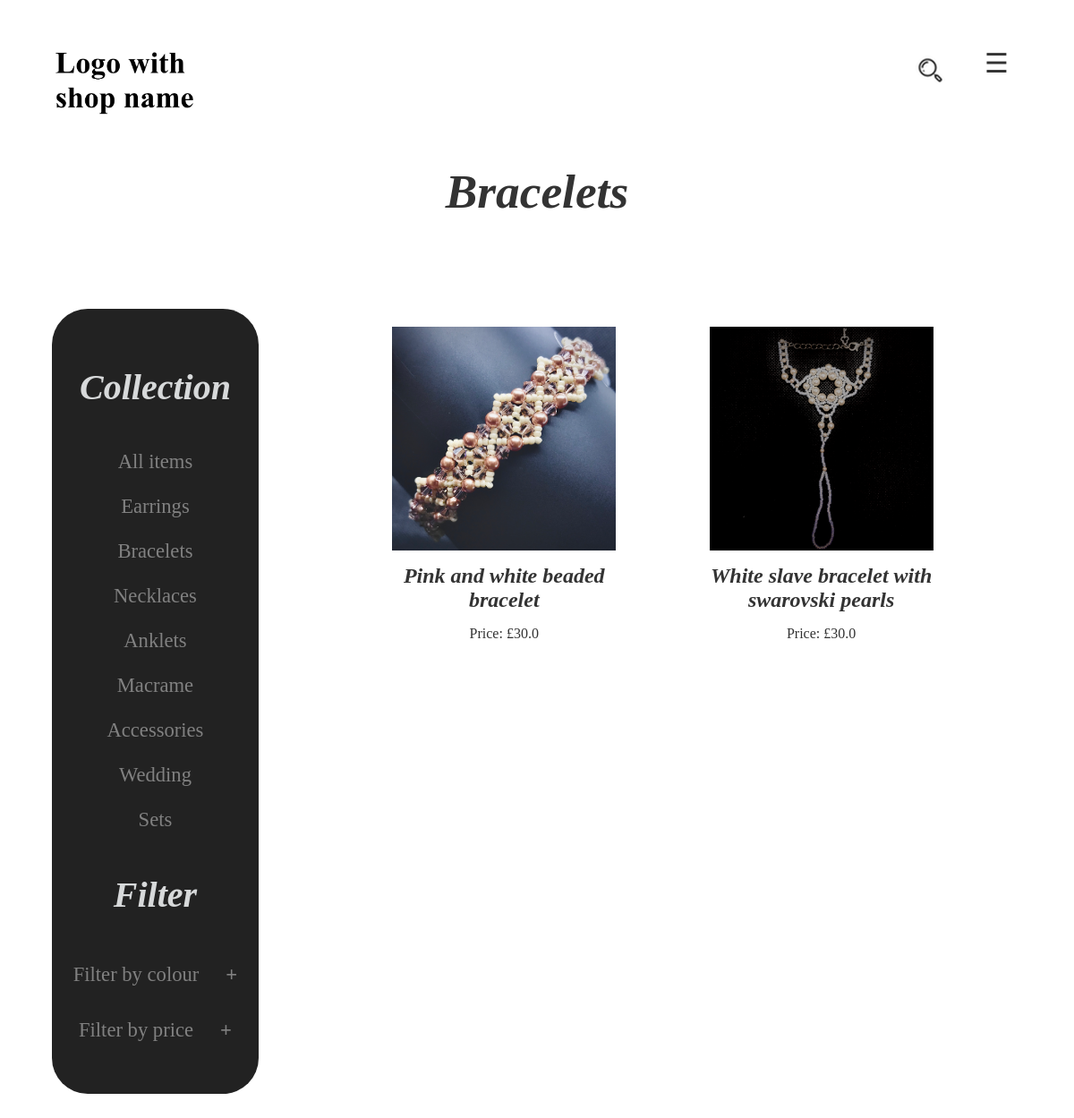
/Bracelets, run on the app's committed database.
### web_app/models.py (models this page shows, shortened)
class Category(models.Model):
    category_name = models.CharField(max_length=100)
    def __str__(self):
        return f"{self.category_name}"

class Items(models.Model):
    item_name = models.CharField(max_length=100)
    price = models.FloatField()
    colour = models.ManyToManyField(Colour, related_name='colour')
    description = models.CharField(max_length=1000)
    category = models.ManyToManyField(Category, related_name='category')
    group = models.ManyToManyField(Group, related_name='group' ,null=True, blank=True)
    sets = models.ManyToManyField(Set, related_name='set' ,null=True, blank=True)
    item_photo = models.ManyToManyField(Photo, related_name='item_photo',default="add photo", null=True, blank=True)

### web_app/views.py (the view)
# urls.py: path("<category_name>", views.category, name="category"),
def category(request, category_name):
    json_items = serializers.serialize("json",Items.objects.all())
    json_categories = serializers.serialize("json",Category.objects.all())
    json_groups = serializers.serialize("json",Group.objects.all())
    json_sets = serializers.serialize("json",Set.objects.all())
    json_colours = serializers.serialize("json",Colour.objects.all())
    json_photos = serializers.serialize("json",Photo.objects.all())
    context = {
        "items": Items.objects.all(),
        "categories": Category.objects.all(),
        "groups": Group.objects.all(),
        "sets": Set.objects.all(),
        "colours": Colour.objects.all(),
        "photos": Photo.objects.all(),
        "category_name": category_name,
        "json_items": json_items,
        "json_categories": json_categories,
        "json_groups": json_groups,
        "json_sets": json_sets,
        "json_colours": json_colours,
        "json_photos": json_photos,
    }
    return render(request, "web_app/category.html", context)

### web_app/templates/web_app/category.html (shortened to what this page needs)
{% extends "web_app/base.html" %}
{% load static %}
{% block body %}
<div class='main_container'>
    <h1>{{category_name}}</h1>
    <div  id='category_container'>
        <div class='navigation_div'>
            <h2>Collection</h2>
            <a href="{% url 'category' 'All items' %}">All items</a>
            {% for category in categories %}
                <a href="{% url 'category' category.category_name %}">{{category.category_name}}</a>
            {% endfor %}
            <h2>Filter</h2>
            <button type="button" class="collapsible">Filter by colour</button>
            <button type="button" class="collapsible">Filter by price</button>
        </div>
        <div class='items_div'>
            {% if category_name|stringformat:"s" == 'Sets' %}
                {% for set in sets %}
                    <div class='set_div' id={{set.id}}>
                        <img alt="No image available" class='item_img' src="{% static 'web_app/images/' %}set_{{set.id}}.jpg">
                        <div class='description_div'>
                            <span id="item_name">{{set.set_name}}</span>
                            <span id="item_price">Price: £{{set.set_price}}</span>
                        </div>
                    </div>
                {% endfor %}
            {% else %}
                {% for item in items %}
                    {% for category in item.category.all %}
                        {% if category|stringformat:"s" == category_name|stringformat:"s" %}
                            <div class='item_div' id={{item.id}}>
                                <img alt="No image available" class='item_img' src="{% static 'web_app/images/' %}item_{{item.id}}_1.jpg">
                                <div class='description_div'>
                                    <span id="item_name">{{item.item_name}}</span>
                                    <span id="item_price">Price: £{{item.price}}</span>
                                </div>
                            </div>
                        {% endif %}
                    {% endfor %}
                {% endfor %}
            {% endif %}
        </div>
    </div>
</div>
{% endblock %}

### web_app/static/web_app/style.css (style rules this page uses)
* { color: #333; font-family: 'Times New Roman', Times, serif; }
.main_container { margin:30px 0px 150px 0px; }
h1 { text-align: center; font-size: 40pt; font-style: italic; }
h2 { text-align: center; font-size: 25pt; font-style: italic; }
#category_container, #item_container, #contact_navigation { display: flex; flex-direction: row; justify-content: space-evenly; margin: 100px 50px 50px 50px; }
.navigation_div { width:23%; display: flex; flex-direction: column; line-height: 50px; background-color: #222; border-radius: 40px; padding-top: 30px; margin-right: 50px; min-width: 200px; }
.navigation_div a, .navigation_div_2 a { font-size: calc(13px + 0.8vw); text-align: center; color: #818181; text-decoration: none; }
.navigation_div h2, .navigation_div_2 h2 { color: #D7D9DA; font-size: calc(16px + 2vw); }
.items_div { display: flex; flex-wrap: wrap; flex-direction: row; justify-content: space-evenly; width:80%; }
.item_div, .set_div { display: flex; flex-direction: column; padding:5px; width: 250px; }
.item_div img, .set_div img { width:100%; object-fit: contain; padding: 15px 0px 0px 0px; }
.description_div { display: flex; flex-direction: column; justify-content: center; }
.description_div span { text-align: center; }
.description_div #item_name { font-size: x-large; font-style: italic; font-weight: bold; padding:15px 0px 15px 0px; }
.collapsible { background-color: #222; color: #818181; cursor: pointer; padding: 18px; width: 100%; border: none; text-align: center; outline: none; font-size: calc(13px + 0.8vw); }
.collapsible:last-of-type { margin-bottom: 20px; }
.collapsible:after { content: '\002B'; color: #818181; font-weight: bold; float: center; margin-left: 30px; }

### data on the page
Category: category_name "Bracelets", shows a picture
Category: category_name "Earrings"
Category: category_name "Necklaces"
Category: category_name "Anklets"
Category: category_name "Macrame"
Category: category_name "Accessories"
Category: category_name "Wedding"
Category: category_name "Sets"
Items: item_name "Pink and white beaded bracelet", price "30.0"
Items: item_name "White slave bracelet with swarovski pearls", price "30.0"
